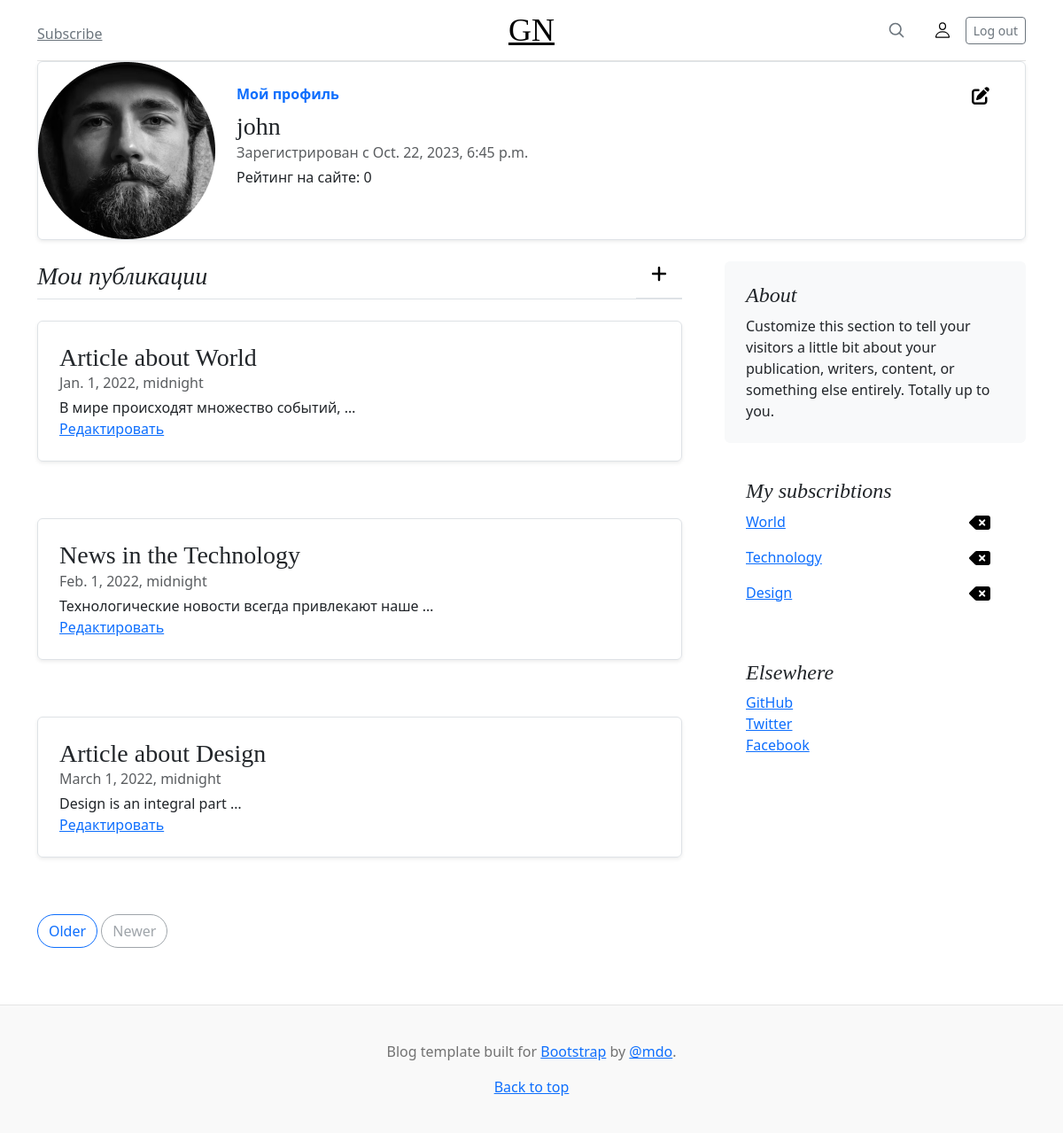
/profile/ (signed in), run on the app's committed database.
### src/my_apps/blogs/models.py (models this page shows, shortened)
class Author(models.Model):
    user = models.OneToOneField(User, on_delete=models.CASCADE)
    photo = ThumbnailerImageField(upload_to='images/avatars', blank=True)
    author_rating = models.IntegerField(default=0)
    class Meta:
        verbose_name = 'Автор'
        verbose_name_plural = 'Авторы'

class Post(models.Model):
    author = models.ForeignKey(Author, on_delete=models.CASCADE)
    type = models.CharField(verbose_name='Тип публикации', max_length=3,
                                 choices=[('ART', 'Article'), ('NEW', 'News')],
                                 default='A')
    creation_date = models.DateTimeField(verbose_name='Время создания', auto_now_add=True)
    categories = models.ManyToManyField(Category, through='PostCategory',
                                        verbose_name='Категории',
                                        related_name="post_categories")
    title = models.CharField(verbose_name='Название', max_length=255)
    text = models.TextField(verbose_name='Текст')
    post_rating = models.IntegerField(verbose_name='Рейтинг', default=0)
    class Meta:
        verbose_name = 'Публикация'
        verbose_name_plural = 'Публикации'

class Category(models.Model):
    title = models.CharField(verbose_name='Название', max_length=256, unique=True)
    image = models.ImageField(upload_to='images/categories', default=None, verbose_name='Картинка категории')
    subscribers = models.ManyToManyField(User, through='UserCategory')
    class Meta:
        verbose_name = 'Категория'
        verbose_name_plural = 'Категории'

### src/my_apps/profiles/views.py (the view, shortened to what this page needs)
# urls.py: path('', Profile.as_view(), name='profile'),
class Profile(TemplateView):
    model = User                                        # Имя модели
    template_name = 'profiles/profile.html'              # Относительный адрес шаблона
    def get_context_data(self, **kwargs):
        context = super().get_context_data(**kwargs)
        current_user = self.request.user
        profile = Author.objects.get(user=current_user)
        context['profile'] = profile
        author_posts = Post.objects.filter(author=profile)
        context['author_posts'] = author_posts
        user_cats = UserCategory.objects.filter(user=current_user)
        category_subscribed = [user_cat.category for user_cat in user_cats]
        context['category_subscribed'] = category_subscribed
        context['date_now'] = datetime.now()
        return context

### src/templates/profiles/profile.html (shortened to what this page needs)
{% extends 'base/base.html' %}
{% block content %}
{% load static %}
{% load thumbnail %}
<main class="container">
  <div class="row g-0 border rounded overflow-hidden flex-md-row mb-4 shadow-sm h-md-200 position-relative">
      <div class="col-auto d-none d-lg-block">
        <img src="{% thumbnail profile.photo 200x200 crop %}" alt="" />
      </div>
    <div class="col p-4 d-flex flex-column position-static">
        <div style="display: flex; justify-content: space-between;">
            <strong class="d-inline-block mb-2 text-primary">Мой профиль</strong>
            <a class=stretched-link" href="{% url 'edit_profile' profile.id %}" aria-label="Edit profile">
              <img src="{% static 'images/icons/pen-to-square-solid.svg' %}"
                   alt="Delete" width="20" height="20" class="mx-3">
            </a>
        </div>
          <h3 class="mb-0">{{profile.user.username}}</h3>
          <div class="mb-1 text-body-secondary">Зарегистрирован с {{profile.user.date_joined}}</div>
          <p class="card-text mb-auto">Рейтинг на сайте: {{profile.author_rating}}</p>
        </div>
      </div>
  <div class="row g-5">
    <div class="col-md-8">
      <div class="border-bottom mb-4" style="display: flex; justify-content: space-between;">
        <h3 class=" fst-italic">
          Мои публикации
        </h3>
        <a class="link-secondary border-bottom" href="{% url 'post_create' %}" aria-label="Profile">
          <img src="{% static 'images/icons/plus-solid.svg' %}"
               alt="Create" width="20" height="20" class="mx-3">
        </a>
      </div>
      {% for post in author_posts %}
      <article class="blog-post">
        <div class="row g-0 border rounded overflow-hidden flex-md-row mb-4 shadow-sm h-md-auto position-relative">
        <div class="col p-4 d-flex flex-column position-static">
          <h3 class="mb-0">{{post.title}}</h3>
          <div class="mb-1 text-body-secondary">{{post.creation_date}}</div>
          <p class="card-text mb-auto">{{post.text | truncatewords:5}}</p>
          <a href="{% url 'post_update' post.id %}" class="stretched-link">
            Редактировать
          </a>
        </div>
      </article>
      {% endfor %}
      <nav class="blog-pagination" aria-label="Pagination">
        <a class="btn btn-outline-primary rounded-pill" href="#">Older</a>
        <a class="btn btn-outline-secondary rounded-pill disabled">Newer</a>
      </nav>
    </div>
    <div class="col-md-4">
      <div class="position-sticky" style="top: 2rem;">
        <div class="p-4 mb-3 bg-body-tertiary rounded">
          <h4 class="fst-italic">About</h4>
          <p class="mb-0">Customize this section to tell your visitors a little bit about your publication, writers, content, or something else entirely. Totally up to you.</p>
        </div>
        <div class="p-4" >
          <h4 class="fst-italic">My subscribtions</h4>
          {% if category_subscribed %}
          {% for category in category_subscribed %}
          <div style="display: flex; justify-content: space-between;">
            <a href="{% url 'posts_of_categories' category.id %}">
              <p>{{category.title}}</p>
            </a>
            <a class="link-secondary" href="{% url 'unsubscribe' category.id %}" aria-label="Profile">
              <img src="{% static 'images/icons/delete-left-solid.svg' %}"
                   alt="Delete" width="24" height="24" class="mx-3">
            </a>
          </div>
          {% endfor %}
          {% else %}
          <p>You haven't subsciption yet...</p>
          {% endif %}
        </div>
        <div class="p-4">
          <h4 class="fst-italic">Elsewhere</h4>
          <ol class="list-unstyled">
            <li><a href="#">GitHub</a></li>
            <li><a href="#">Twitter</a></li>
            <li><a href="#">Facebook</a></li>
          </ol>
        </div>
      </div>
    </div>
  </div>
</main>
{% endblock content %}

### src/static/css/blog.css (style rules this page uses)
h1, h2, h3, h4, h5, h6 { font-family: "Playfair Display", Georgia, "Times New Roman", serif; }
.blog-pagination { margin-bottom: 4rem; }
.blog-post { margin-bottom: 4rem; }

### data on the page
Author: photo (picture), user.username "john", user.date_joined "Oct. 22, 2023, 6:45 p.m.", author_rating "0"
Post: title "Article about World", creation_date "Jan. 1, 2022, midnight", text "В мире происходят множество событий, …"
Post: title "News in the Technology", creation_date "Feb. 1, 2022, midnight", text "Технологические новости всегда привлекают наше …"
Post: title "Article about Design", creation_date "March 1, 2022, midnight", text "Design is an integral part …"
Category: title "World"
Category: title "Technology"
Category: title "Design"
